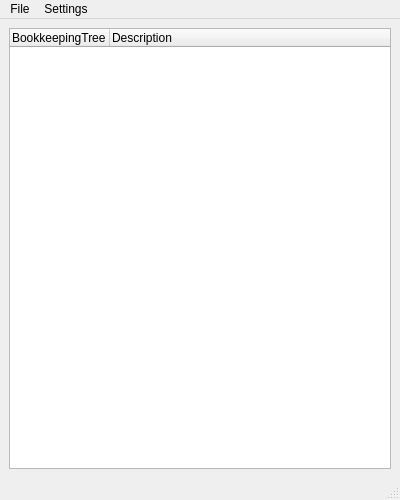
<?xml version="1.0" encoding="UTF-8"?>
<ui version="4.0">
 <class>MainWidget</class>
 <widget class="QMainWindow" name="MainWidget">
  <property name="windowModality">
   <enum>Qt::NonModal</enum>
  </property>
  <property name="enabled">
   <bool>true</bool>
  </property>
  <property name="geometry">
   <rect>
    <x>0</x>
    <y>0</y>
    <width>400</width>
    <height>500</height>
   </rect>
  </property>
  <property name="cursor">
   <cursorShape>ArrowCursor</cursorShape>
  </property>
  <property name="windowTitle">
   <string>Feicim - LHCb Bookkeeping browser</string>
  </property>
  <widget class="QWidget" name="centralwidget">
   <layout class="QVBoxLayout">
    <item>
     <widget class="TreeWidget" name="tree">
      <property name="enabled">
       <bool>true</bool>
      </property>
      <column>
       <property name="text">
        <string>BookkeepingTree</string>
       </property>
      </column>
      <column>
       <property name="text">
        <string>Description</string>
       </property>
      </column>
     </widget>
    </item>
   </layout>
  </widget>
  <widget class="QMenuBar" name="menubar">
   <property name="geometry">
    <rect>
     <x>0</x>
     <y>0</y>
     <width>400</width>
     <height>20</height>
    </rect>
   </property>
   <widget class="QMenu" name="menuFile">
    <property name="title">
     <string>File</string>
    </property>
    <addaction name="actionExit"/>
   </widget>
   <widget class="QMenu" name="menuSetings">
    <property name="title">
     <string>Settings</string>
    </property>
    <addaction name="actionDataQuality"/>
   </widget>
   <addaction name="menuFile"/>
   <addaction name="menuSetings"/>
  </widget>
  <widget class="QStatusBar" name="statusbar"/>
  <action name="actionExit">
   <property name="text">
    <string>Exit</string>
   </property>
  </action>
  <action name="actionFile_dialog_paging_size">
   <property name="text">
    <string>File dialog page size</string>
   </property>
  </action>
  <action name="actionDataQuality">
   <property name="text">
    <string>DataQuality</string>
   </property>
  </action>
 </widget>
 <customwidgets>
  <customwidget>
   <class>TreeWidget</class>
   <extends>QTreeWidget</extends>
   <header>LHCbDIRAC/NewBookkeepingSystem/Gui/Widget/TreeWidget.h</header>
  </customwidget>
 </customwidgets>
 <resources/>
 <connections/>
</ui>
